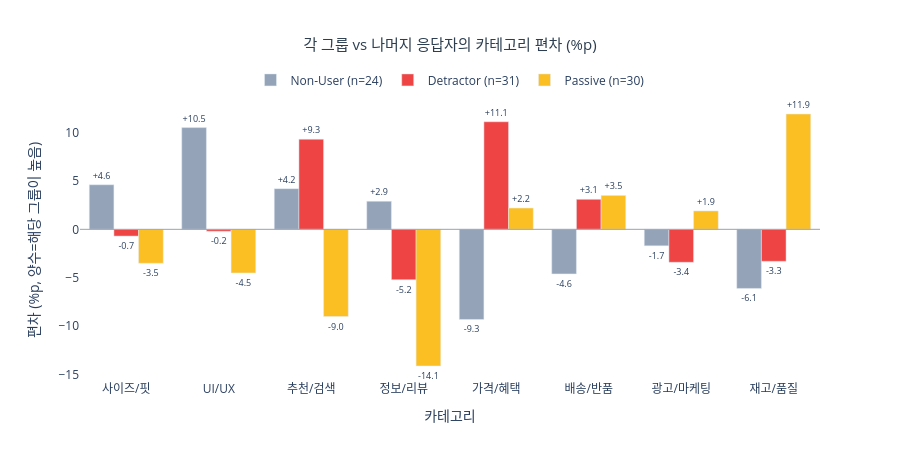

Source (notebook cell):
### Code cell
# 각 그룹 vs 나머지 응답자 카테고리 편차(%p) — 세로 그룹 막대
fig = go.Figure()
for grp in MAIN_GROUPS:
    fig.add_trace(go.Bar(
        name=f'{grp} (n={group_sizes[grp]})',
        x=CAT_ORDER,
        y=one_vs_rest_diff.loc[grp],
        text=[f'{one_vs_rest_diff.loc[grp, c]:+.1f}' for c in CAT_ORDER],
        textposition='outside',
        textfont=dict(size=9),
        marker_color=GROUP_COLOR[grp],
    ))

fig.update_layout(
    title=dict(text='각 그룹 vs 나머지 응답자의 카테고리 편차 (%p)',
               x=0.5, xanchor='center', font=dict(size=15, color='#2c3e50')),
    xaxis_title='카테고리', yaxis_title='편차 (%p, 양수=해당 그룹이 높음)',
    barmode='group', plot_bgcolor='white', height=460,
    legend=dict(orientation='h', yanchor='bottom', y=1.02, xanchor='center', x=0.5),
)
fig.add_hline(y=0, line_width=1, line_color='#9ca3af')
fig.show()

### Figure 1 — Plotly figure (JSON) as saved in the notebook; plotly's stock layout.template omitted (floating-point values rounded to 4 significant figures)
{"data": [{"marker": {"color": "#94A3B8"}, "name": "Non-User (n=24)", "text": ["+4.6", "+10.5", "+4.2", "+2.9", "-9.3", "-4.6", "-1.7", "-6.1"], "textfont": {"size": 9}, "textposition": "outside", "type": "bar", "x": ["사이즈/핏", "UI/UX", "추천/검색", "정보/리뷰", "가격/혜택", "배송/반품", "광고/마케팅", "재고/품질"], "y": [4.6, 10.5, 4.2, 2.9, -9.3, -4.6, -1.7, -6.1]}, {"marker": {"color": "#EF4444"}, "name": "Detractor (n=31)", "text": ["-0.7", "-0.2", "+9.3", "-5.2", "+11.1", "+3.1", "-3.4", "-3.3"], "textfont": {"size": 9}, "textposition": "outside", "type": "bar", "x": ["사이즈/핏", "UI/UX", "추천/검색", "정보/리뷰", "가격/혜택", "배송/반품", "광고/마케팅", "재고/품질"], "y": [-0.7, -0.2, 9.3, -5.2, 11.1, 3.1, -3.4, -3.3]}, {"marker": {"color": "#FBBF24"}, "name": "Passive (n=30)", "text": ["-3.5", "-4.5", "-9.0", "-14.1", "+2.2", "+3.5", "+1.9", "+11.9"], "textfont": {"size": 9}, "textposition": "outside", "type": "bar", "x": ["사이즈/핏", "UI/UX", "추천/검색", "정보/리뷰", "가격/혜택", "배송/반품", "광고/마케팅", "재고/품질"], "y": [-3.5, -4.5, -9.0, -14.1, 2.2, 3.5, 1.9, 11.9]}], "layout": {"barmode": "group", "height": 460, "legend": {"orientation": "h", "x": 0.5, "xanchor": "center", "y": 1.02, "yanchor": "bottom"}, "plot_bgcolor": "white", "shapes": [{"line": {"color": "#9ca3af", "width": 1}, "type": "line", "x0": 0, "x1": 1, "xref": "x domain", "y0": 0, "y1": 0, "yref": "y"}], "title": {"font": {"color": "#2c3e50", "size": 15}, "text": "각 그룹 vs 나머지 응답자의 카테고리 편차 (%p)", "x": 0.5, "xanchor": "center"}, "xaxis": {"title": {"text": "카테고리"}}, "yaxis": {"title": {"text": "편차 (%p, 양수=해당 그룹이 높음)"}}}}
